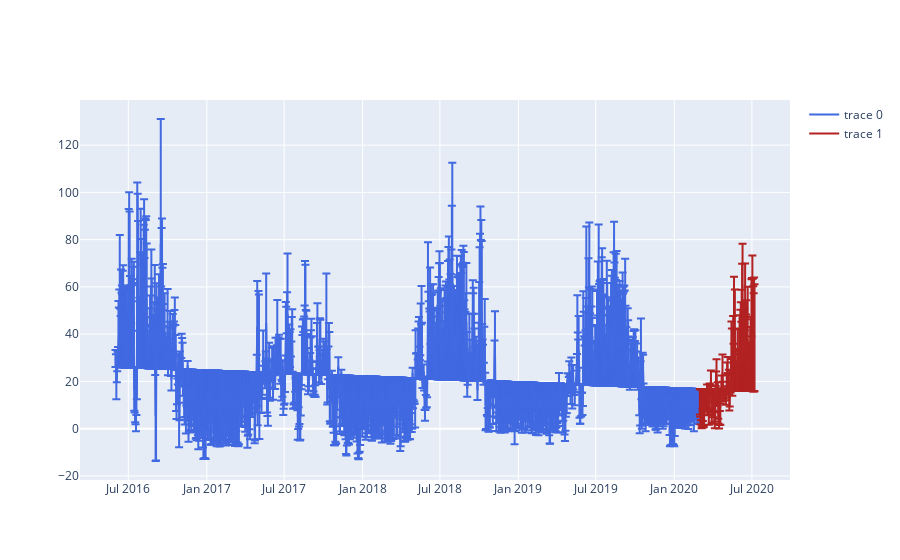

This figure's notebook cell:
### Code cell
fig = go.Figure(go.Scatter(x=train['ds'], y=train['y'], error_y=dict(type='data', array=train['y']-(a*x_axis[:,0]+b)), line=dict(color='royalblue')))
fig.add_traces(go.Scatter(x=test['ds'], y=test['y'], error_y=dict(type='data', array=test['y']-y_hat), line=dict(color='firebrick')))

### Figure 1 — Plotly figure (JSON) as saved in the notebook; plotly's stock layout.template omitted (floating-point values rounded to 4 significant figures; data arrays with more than 128 entries replaced by an {"elided": "..."} marker saying what was removed)
{"data": [{"error_y": {"array": {"elided": "1369 float values"}, "type": "data"}, "line": {"color": "royalblue"}, "type": "scatter", "x": {"elided": "1369 str values"}, "y": {"elided": "1369 float values"}}, {"error_y": {"array": {"elided": "129 float values"}, "type": "data"}, "line": {"color": "firebrick"}, "type": "scatter", "x": {"elided": "129 str values"}, "y": {"elided": "129 float values"}}], "layout": {}}
